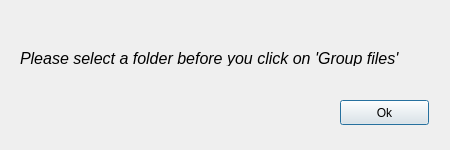
<?xml version="1.0" encoding="UTF-8"?>
<ui version="4.0">
 <class>WarningDialog</class>
 <widget class="QDialog" name="WarningDialog">
  <property name="geometry">
   <rect>
    <x>0</x>
    <y>0</y>
    <width>450</width>
    <height>150</height>
   </rect>
  </property>
  <property name="sizePolicy">
   <sizepolicy hsizetype="Fixed" vsizetype="Fixed">
    <horstretch>0</horstretch>
    <verstretch>0</verstretch>
   </sizepolicy>
  </property>
  <property name="windowTitle">
   <string>Warning</string>
  </property>
  <widget class="QLabel" name="label">
   <property name="geometry">
    <rect>
     <x>20</x>
     <y>50</y>
     <width>391</width>
     <height>16</height>
    </rect>
   </property>
   <property name="font">
    <font>
     <pointsize>12</pointsize>
     <italic>true</italic>
    </font>
   </property>
   <property name="text">
    <string>Please select a folder before you click on 'Group files'</string>
   </property>
  </widget>
  <widget class="QPushButton" name="warning_close">
   <property name="geometry">
    <rect>
     <x>340</x>
     <y>100</y>
     <width>89</width>
     <height>25</height>
    </rect>
   </property>
   <property name="text">
    <string>Ok</string>
   </property>
  </widget>
 </widget>
 <resources/>
 <connections>
  <connection>
   <sender>warning_close</sender>
   <signal>clicked()</signal>
   <receiver>WarningDialog</receiver>
   <slot>close()</slot>
   <hints>
    <hint type="sourcelabel">
     <x>384</x>
     <y>112</y>
    </hint>
    <hint type="destinationlabel">
     <x>224</x>
     <y>74</y>
    </hint>
   </hints>
  </connection>
 </connections>
</ui>
